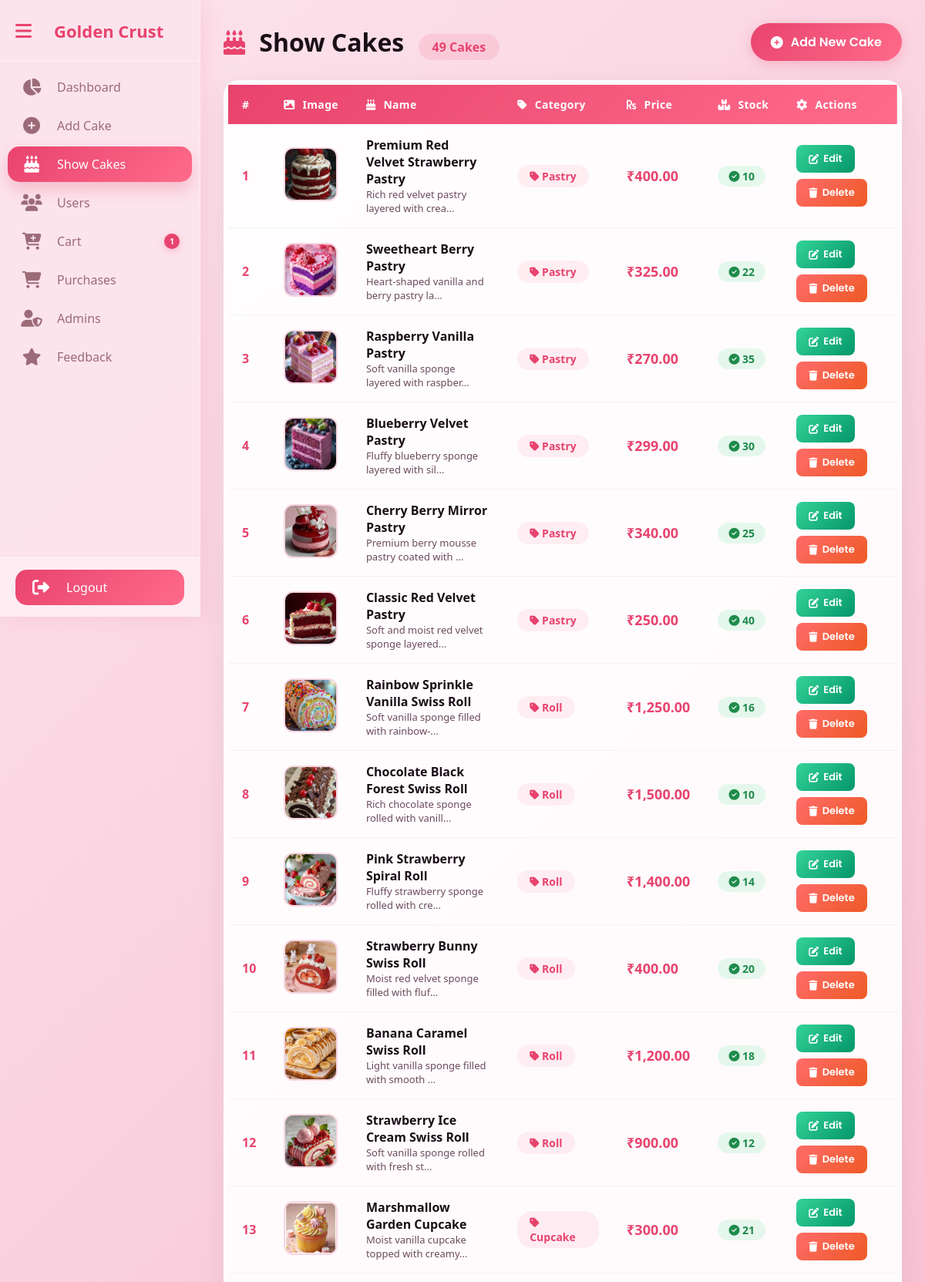
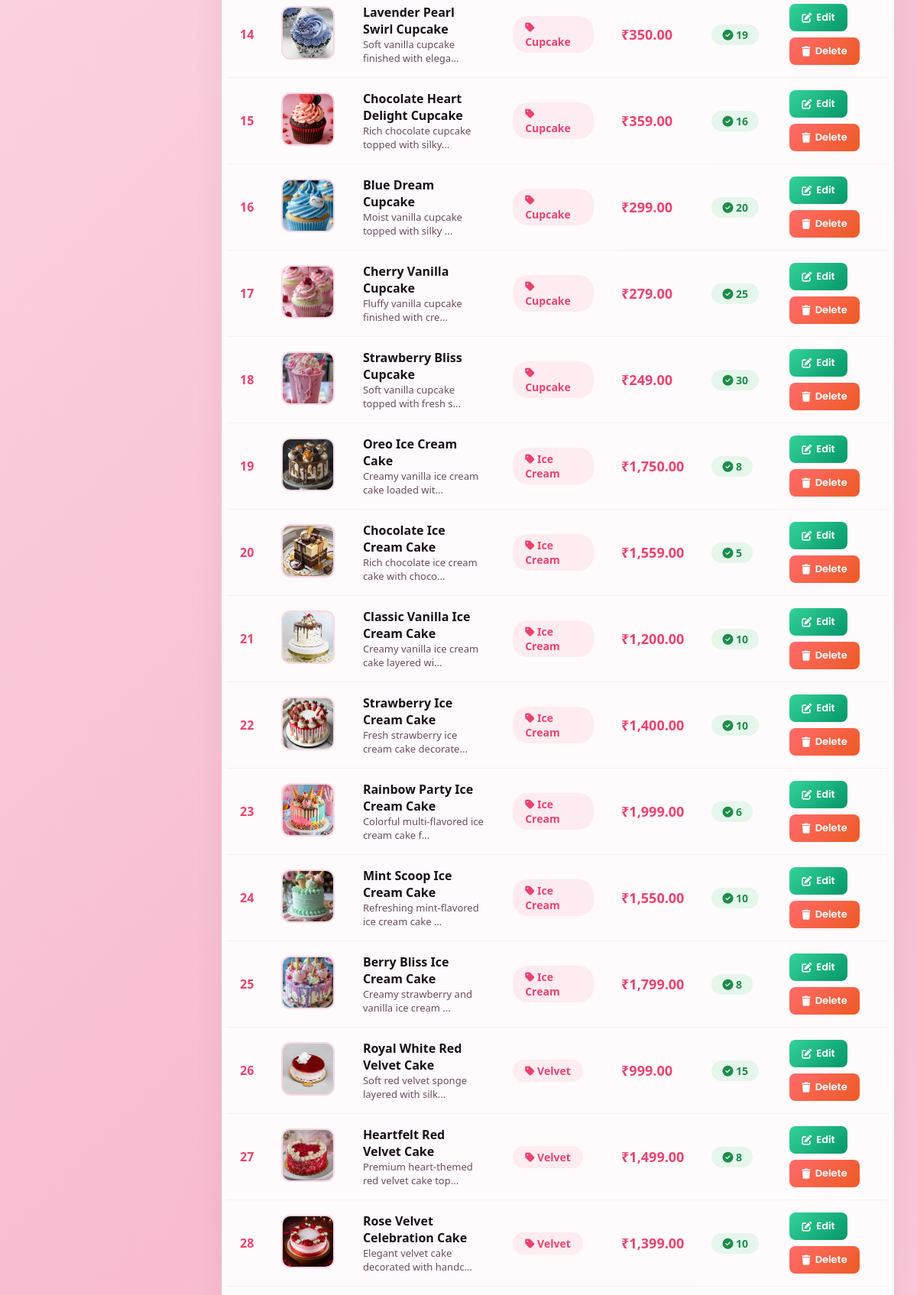
/admin/show_cakes.php (signed in, upper part), run on the app's committed database (2 pictures, top to bottom).
### tables this page shows
CREATE TABLE `cakes` (
  `id` int(11) NOT NULL,
  `itemname` varchar(255) NOT NULL,
  `categories` enum('Chocolate','Fruit','Bundt','Velvet','Celebration','Ice Cream','Cupcake','Roll','Pastry') NOT NULL,
  `price` decimal(10,2) NOT NULL,
  `img` varchar(255) DEFAULT NULL,
  `description` text DEFAULT NULL,
  `stock` int(11) NOT NULL DEFAULT 0,
  `created_at` timestamp NOT NULL DEFAULT current_timestamp()
);

### admin/show_cakes.php (the view, shortened to what this page needs)
<?php
$conn = mysqli_connect("localhost", "root", "", "golden_crust");
$query = "SELECT * FROM cakes ORDER BY id DESC";
$result = mysqli_query($conn, $query);
$total_cakes = mysqli_num_rows($result);
?>
<!DOCTYPE html>
<html>
<head>
    <link rel="stylesheet" href="https://cdnjs.cloudflare.com/ajax/libs/font-awesome/6.4.0/css/all.min.css">
</head>
<body>
<?php include "includes/sidebar.php"; ?>
<div class="main" id="main">
    <div class="page-header">
        <div class="title">
            <i class="fas fa-cake-candles"></i> Show Cakes
            <span class="badge"><?php echo $total_cakes; ?> Cakes</span>
        </div>
        <a href="add_cake.php" class="btn-add">
            <i class="fas fa-plus-circle"></i> Add New Cake
        </a>
    </div>
    <div class="table-wrapper">
        <div class="table-scroll">
            <table>
                <thead>
                    <tr>
                        <th>#</th>
                        <th><i class="fas fa-image"></i> Image</th>
                        <th><i class="fas fa-cake"></i> Name</th>
                        <th><i class="fas fa-tag"></i> Category</th>
                        <th><i class="fas fa-rupee-sign"></i> Price</th>
                        <th><i class="fas fa-boxes"></i> Stock</th>
                        <th><i class="fas fa-cog"></i> Actions</th>
                    </tr>
                </thead>
                <tbody>
                    <?php if($total_cakes > 0): ?>
                        <?php $sr = 1; while($row = mysqli_fetch_assoc($result)): ?>
                        <tr>
                            <td class="serial-number"><?php echo $sr++; ?></td>
                            <td>
                                <?php if(!empty($row['img'])): ?>
                                    <img src="uploads/<?php echo $row['img']; ?>" alt="<?php echo $row['itemname']; ?>" class="item-img">
                                <?php else: ?>
                                    <div class="item-img-placeholder">
                                        <i class="fas fa-cake"></i>
                                    </div>
                                <?php endif; ?>
                            </td>
                            <td>
                                <div class="product-name"><?php echo htmlspecialchars($row['itemname']); ?></div>
                                <?php if(!empty($row['description'])): ?>
                                    <div class="product-desc"><?php echo substr(htmlspecialchars($row['description']), 0, 40); ?>...</div>
                                <?php endif; ?>
                            </td>
                            <td>
                                <span class="category-badge">
                                    <i class="fas fa-tag"></i> <?php echo htmlspecialchars($row['categories']); ?>
                                </span>
                            </td>
                            <td class="price-text">₹<?php echo number_format($row['price'], 2); ?></td>
                            <td>
                                <span class="stock-badge <?php echo $row['stock'] > 0 ? 'stock-in' : 'stock-out'; ?>">
                                    <?php if($row['stock'] > 0): ?>
                                        <i class="fas fa-check-circle"></i> <?php echo $row['stock']; ?>
                                    <?php else: ?>
                                        <i class="fas fa-times-circle"></i> Out of Stock
                                    <?php endif; ?>
                                </span>
                            </td>
                            <td>
                                <div class="action-btns">
                                    <a href="edit_cake.php?id=<?php echo $row['id']; ?>" class="btn-action btn-edit">
                                        <i class="fas fa-edit"></i> Edit
                                    </a>
                                    <a href="?delete=<?php echo $row['id']; ?>" class="btn-action btn-delete" onclick="return confirm('Are you sure you want to delete this cake?')">
                                        <i class="fas fa-trash"></i> Delete
                                    </a>
                                </div>
                            </td>
                        </tr>
                        <?php endwhile; ?>
                    <?php endif; ?>
                </tbody>
            </table>
        </div>
    </div>
</div>
</body>
</html>

### admin/show_cakes.php (style rules this page uses)
* { margin: 0; padding: 0; box-sizing: border-box; }
body { font-family: 'Poppins', sans-serif; background: linear-gradient(135deg, #fce4ec, #f8bbd0, #fce4ec); min-height: 100vh; }
.main { margin-left: 85px; padding: 30px; transition: margin-left 0.35s ease; min-height: 100vh; }
.main.shift { margin-left: 260px; }
.page-header { display: flex; align-items: center; justify-content: space-between; flex-wrap: wrap; gap: 15px; margin-bottom: 25px; }
.page-header .title { font-size: 32px; font-weight: 800; color: #1a0f17; }
.page-header .title i { color: #e8436e; margin-right: 10px; }
.page-header .title .badge { font-size: 16px; background: rgba(232, 67, 110, 0.12); color: #e8436e; padding: 6px 18px; border-radius: 30px; font-weight: 600; margin-left: 10px; }
.btn-add { padding: 12px 26px; background: linear-gradient(135deg, #e8436e, #ff6b8a); color: #fff; border: none; border-radius: 50px; font-size: 16px; font-weight: 600; text-decoration: none; display: inline-flex; align-items: center; gap: 10px; transition: all 0.3s ease; box-shadow: 0 4px 15px rgba(232, 67, 110, 0.25); font-family: 'Poppins', sans-serif; }
.table-wrapper { background: rgba(255, 255, 255, 0.92); backdrop-filter: blur(10px); border-radius: 20px; padding: 5px; box-shadow: 0 10px 40px rgba(0, 0, 0, 0.06); overflow: hidden; border: 1px solid rgba(255, 255, 255, 0.6); }
.table-scroll { overflow-x: auto; }
table { width: 100%; border-collapse: collapse; font-size: 15px; min-width: 800px; }
thead { background: linear-gradient(135deg, #e8436e, #ff6b8a); }
thead th { color: #fff; padding: 16px 18px; text-align: left; font-weight: 600; font-size: 14px; letter-spacing: 0.3px; white-space: nowrap; }
thead th i { margin-right: 6px; font-size: 14px; }
tbody tr { border-bottom: 1px solid rgba(0, 0, 0, 0.04); transition: 0.3s; }
tbody td { padding: 16px 18px; color: #2d1b24; vertical-align: middle; font-size: 15px; }
.item-img { width: 70px; height: 70px; border-radius: 12px; object-fit: cover; border: 2px solid rgba(232, 67, 110, 0.10); background: #f8e8ef; }
.category-badge { display: inline-block; padding: 5px 16px; border-radius: 20px; font-size: 14px; font-weight: 600; background: rgba(232, 67, 110, 0.08); color: #e8436e; }
.price-text { font-weight: 700; color: #e8436e; font-size: 18px; }
.stock-badge { display: inline-block; padding: 4px 14px; border-radius: 20px; font-size: 14px; font-weight: 600; }
.stock-in { background: rgba(46, 213, 115, 0.12); color: #1f8b4c; }
.action-btns { display: flex; gap: 8px; flex-wrap: wrap; }
.btn-action { padding: 8px 16px; border: none; border-radius: 8px; font-size: 13px; font-weight: 600; font-family: 'Poppins', sans-serif; cursor: pointer; text-decoration: none; display: inline-flex; align-items: center; gap: 6px; transition: all 0.3s ease; }
.btn-edit { background: linear-gradient(135deg, #34d399, #059669); color: #fff; }
.btn-delete { background: linear-gradient(135deg, #ff6b6b, #ee5a24); color: #fff; }
.serial-number { font-weight: 700; color: #e8436e; font-size: 16px; }
.product-name { font-weight: 600; color: #1a0f17; font-size: 16px; }
.product-desc { font-size: 13px; color: #6b4b5e; }

### admin/includes/sidebar.php (style rules this page uses)
* { margin:0; padding:0; box-sizing:border-box; font-family:'Segoe UI',sans-serif; }
.main { margin-left:85px; transition:margin-left 0.35s ease; min-height:100vh; width: calc(100% - 85px); }
.main.shift { margin-left:260px; width: calc(100% - 260px); }

### data on the page
cakes: img (picture), itemname "Premium Red Velvet Strawberry Pastry", description "Rich red velvet pastry layered with crea", categories "Pastry", price "400.00", stock "10"
cakes: img (picture), itemname "Sweetheart Berry Pastry", description "Heart-shaped vanilla and berry pastry la", categories "Pastry", price "325.00", stock "22"
cakes: img (picture), itemname "Raspberry Vanilla Pastry", description "Soft vanilla sponge layered with raspber", categories "Pastry", price "270.00", stock "35"
cakes: img (picture), itemname "Blueberry Velvet Pastry", description "Fluffy blueberry sponge layered with sil", categories "Pastry", price "299.00", stock "30"
cakes: img (picture), itemname "Cherry Berry Mirror Pastry", description "Premium berry mousse pastry coated with", categories "Pastry", price "340.00", stock "25"
cakes: img (picture), itemname "Classic Red Velvet Pastry", description "Soft and moist red velvet sponge layered", categories "Pastry", price "250.00", stock "40"
cakes: img (picture), itemname "Rainbow Sprinkle Vanilla Swiss Roll", description "Soft vanilla sponge filled with rainbow-", categories "Roll", price "1,250.00", stock "16"
cakes: img (picture), itemname "Chocolate Black Forest Swiss Roll", description "Rich chocolate sponge rolled with vanill", categories "Roll", price "1,500.00", stock "10"
cakes: img (picture), itemname "Pink Strawberry Spiral Roll", description "Fluffy strawberry sponge rolled with cre", categories "Roll", price "1,400.00", stock "14"
cakes: img (picture), itemname "Strawberry Bunny Swiss Roll", description "Moist red velvet sponge filled with fluf", categories "Roll", price "400.00", stock "20"
cakes: img (picture), itemname "Banana Caramel Swiss Roll", description "Light vanilla sponge filled with smooth", categories "Roll", price "1,200.00", stock "18"
cakes: img (picture), itemname "Strawberry Ice Cream Swiss Roll", description "Soft vanilla sponge rolled with fresh st", categories "Roll", price "900.00", stock "12"
cakes: img (picture), itemname "Marshmallow Garden Cupcake", description "Moist vanilla cupcake topped with creamy", categories "Cupcake", price "300.00", stock "21"
cakes: img (picture), itemname "Lavender Pearl Swirl Cupcake", description "Soft vanilla cupcake finished with elega", categories "Cupcake", price "350.00", stock "19"
cakes: img (picture), itemname "Chocolate Heart Delight Cupcake", description "Rich chocolate cupcake topped with silky", categories "Cupcake", price "359.00", stock "16"
cakes: img (picture), itemname "Blue Dream Cupcake", description "Moist vanilla cupcake topped with silky", categories "Cupcake", price "299.00", stock "20"
cakes: img (picture), itemname "Cherry Vanilla Cupcake", description "Fluffy vanilla cupcake finished with cre", categories "Cupcake", price "279.00", stock "25"
cakes: img (picture), itemname "Strawberry Bliss Cupcake", description "Soft vanilla cupcake topped with fresh s", categories "Cupcake", price "249.00", stock "30"
cakes: img (picture), itemname "Oreo Ice Cream Cake", description "Creamy vanilla ice cream cake loaded wit", categories "Ice Cream", price "1,750.00", stock "8"
cakes: img (picture), itemname "Chocolate Ice Cream Cake", description "Rich chocolate ice cream cake with choco", categories "Ice Cream", price "1,559.00", stock "5"
cakes: img (picture), itemname "Classic Vanilla Ice Cream Cake", description "Creamy vanilla ice cream cake layered wi", categories "Ice Cream", price "1,200.00", stock "10"
cakes: img (picture), itemname "Strawberry Ice Cream Cake", description "Fresh strawberry ice cream cake decorate", categories "Ice Cream", price "1,400.00", stock "10"
cakes: img (picture), itemname "Rainbow Party Ice Cream Cake", description "Colorful multi-flavored ice cream cake f", categories "Ice Cream", price "1,999.00", stock "6"
cakes: img (picture), itemname "Mint Scoop Ice Cream Cake", description "Refreshing mint-flavored ice cream cake", categories "Ice Cream", price "1,550.00", stock "10"
cakes: img (picture), itemname "Berry Bliss Ice Cream Cake", description "Creamy strawberry and vanilla ice cream", categories "Ice Cream", price "1,799.00", stock "8"
cakes: img (picture), itemname "Royal White Red Velvet Cake", description "Soft red velvet sponge layered with silk", categories "Velvet", price "999.00", stock "15"
cakes: img (picture), itemname "Heartfelt Red Velvet Cake", description "Premium heart-themed red velvet cake top", categories "Velvet", price "1,499.00", stock "8"
cakes: img (picture), itemname "Rose Velvet Celebration Cake", description "Elegant velvet cake decorated with handc", categories "Velvet", price "1,399.00", stock "10"

### other printed values
$cart_count "1"
$total_cakes "49"
